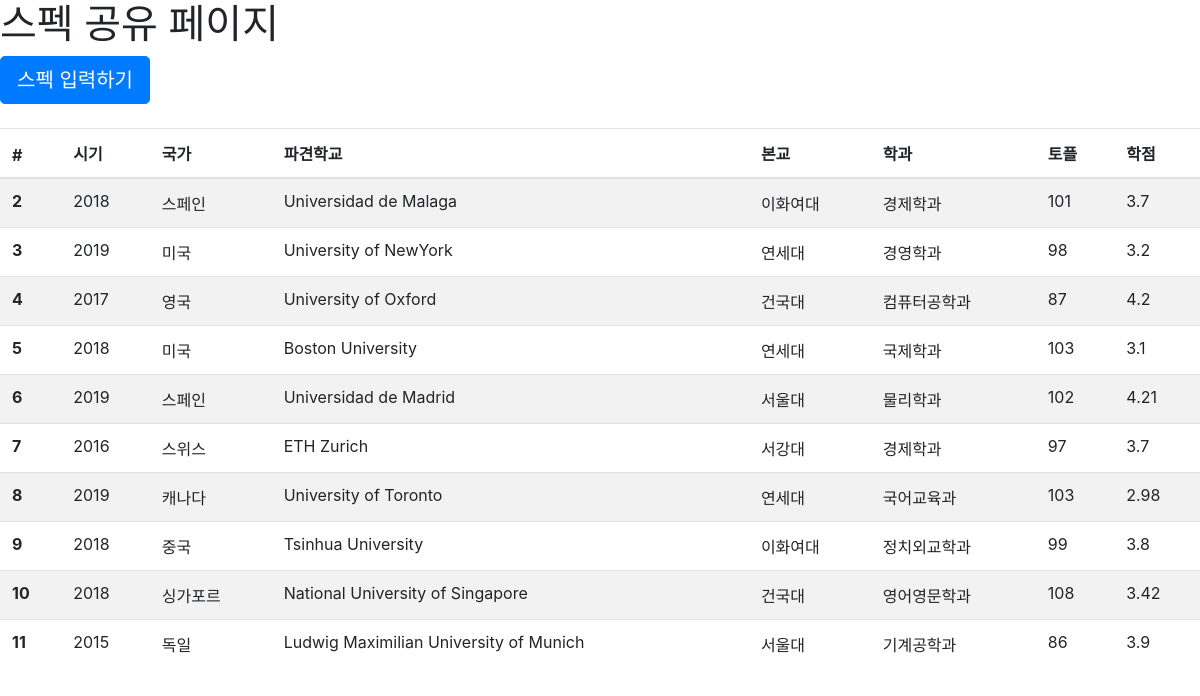
Screenshot of /specboard/ with the database file from the repository.
### alarm/models.py (models this page shows, shortened)
class Spec(models.Model):
    tof = models.PositiveIntegerField(default=0)
    gpa = models.FloatField(max_length=50)
    when = models.PositiveIntegerField(default=0)
    country = models.CharField(max_length=100)
    univ_name = models.CharField(max_length=100)
    kor_name = models.CharField(max_length=100)
    depart = models.CharField(max_length=100)

### alarm/views.py (the view)
# urls.py: path('specboard/', alarm.views.specboard, name="specboard"),
def specboard(request):
    specs = Spec.objects
    return render(request,'alarm/specboard.html', {'specs':specs})

### alarm/templates/alarm/specboard.html (shortened to what this page needs)
<link rel="stylesheet" href="https://stackpath.bootstrapcdn.com/bootstrap/4.3.1/css/bootstrap.min.css">
<head>
</head>
<h1>스펙 공유 페이지</h1>
<a class="btn btn-primary btn-round btn-lg" href="{% url 'new' %}">스펙 입력하기</a>
<table class="table table-striped">
    <thead>
      <tr>
        <th scope="col">#</th>
        <th scope="col">시기</th>
        <th scope="col">국가</th>
        <th scope="col">파견학교</th>
        <th scope="col">본교</th>
        <th scope="col">학과</th>
        <th scope="col">토플</th>
        <th scope="col">학점</th>
      </tr>
      </thead>
      <tbody>
      {% for spec in specs.all %}
          <tr>
          <th scope="row">{{ spec.id }}</th>
          <td>{{ spec.when }}</td>
          <td>{{ spec.country}}</td>
          <td>{{ spec.univ_name }}</td>
          <td>{{ spec.kor_name }}</td>
          <td>{{ spec.depart }}</td>
          <td>{{ spec.tof }}</td>
          <td>{{ spec.gpa }}</td>
          </tr>
      {% endfor %}
      </tbody>
  </table>

### rows the page displays
Spec: id "2", when "2018", country "스페인", univ_name "Universidad de Malaga", kor_name "이화여대", depart "경제학과", tof "101", gpa "3.7"
Spec: id "3", when "2019", country "미국", univ_name "University of NewYork", kor_name "연세대", depart "경영학과", tof "98", gpa "3.2"
Spec: id "4", when "2017", country "영국", univ_name "University of Oxford", kor_name "건국대", depart "컴퓨터공학과", tof "87", gpa "4.2"
Spec: id "5", when "2018", country "미국", univ_name "Boston University", kor_name "연세대", depart "국제학과", tof "103", gpa "3.1"
Spec: id "6", when "2019", country "스페인", univ_name "Universidad de Madrid", kor_name "서울대", depart "물리학과", tof "102", gpa "4.21"
Spec: id "7", when "2016", country "스위스", univ_name "ETH Zurich", kor_name "서강대", depart "경제학과", tof "97", gpa "3.7"
Spec: id "8", when "2019", country "캐나다", univ_name "University of Toronto", kor_name "연세대", depart "국어교육과", tof "103", gpa "2.98"
Spec: id "9", when "2018", country "중국", univ_name "Tsinhua University", kor_name "이화여대", depart "정치외교학과", tof "99", gpa "3.8"
Spec: id "10", when "2018", country "싱가포르", univ_name "National University of Singapore", kor_name "건국대", depart "영어영문학과", tof "108", gpa "3.42"
Spec: id "11", when "2015", country "독일", univ_name "Ludwig Maximilian University of Munich", kor_name "서울대", depart "기계공학과", tof "86", gpa "3.9"
